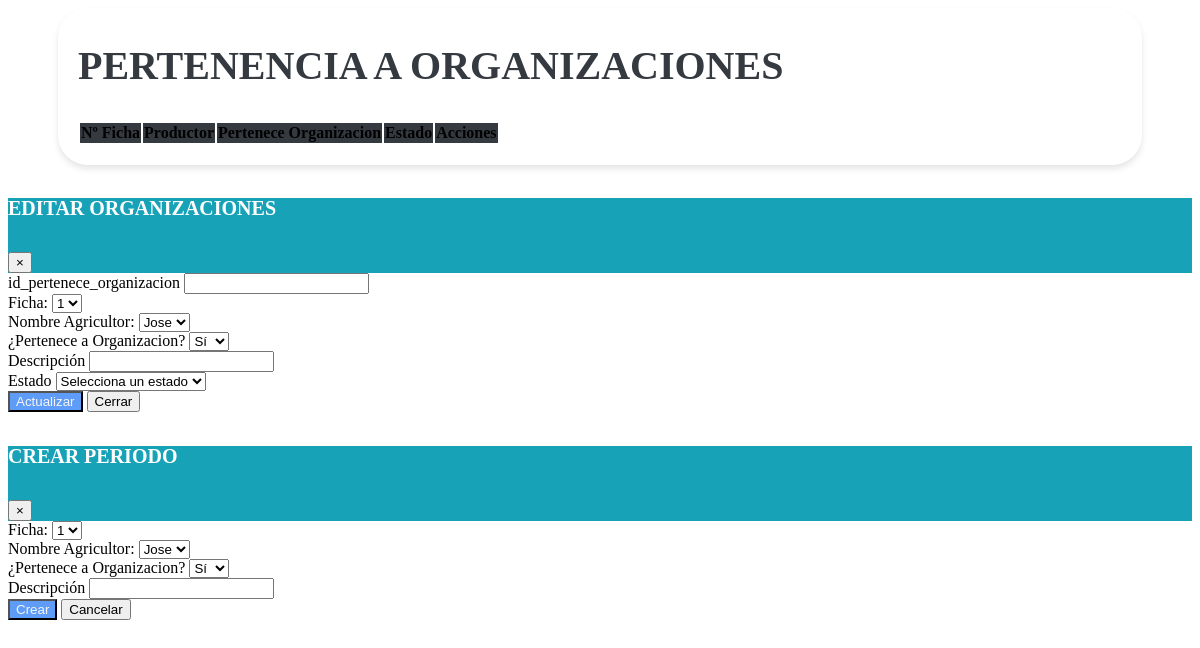
/vistas/Mantenimiento_Base_Organizaciones_Productor.php, run on an earlier commit of the app's database.
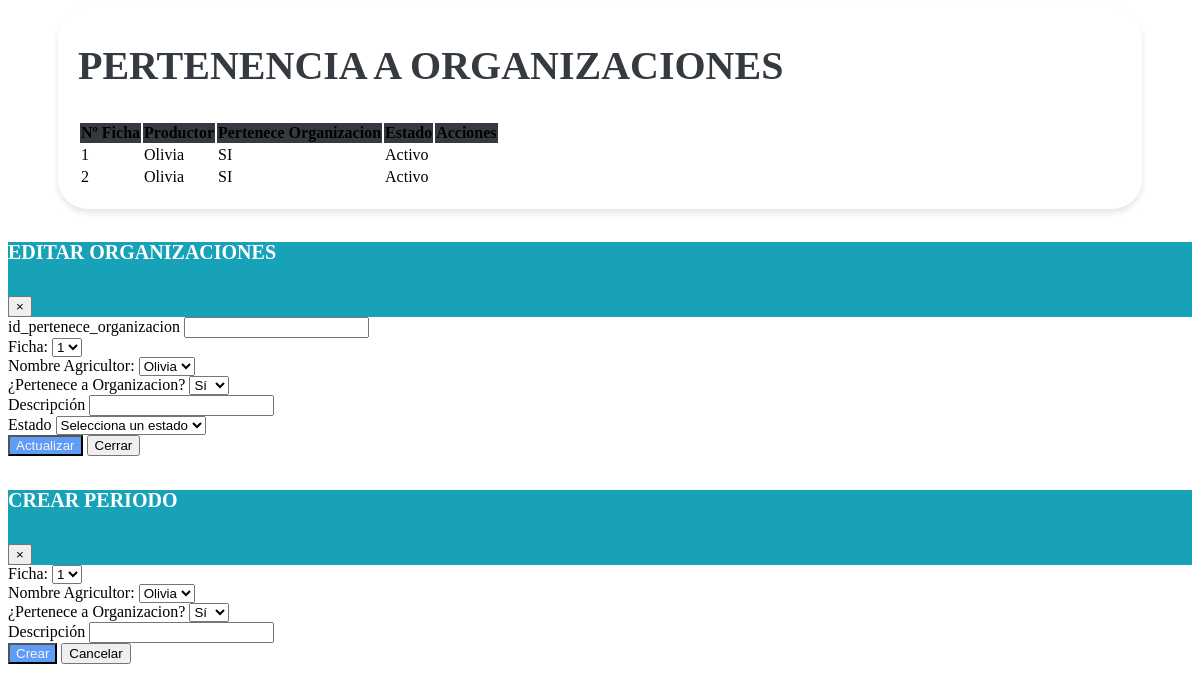
And on a later commit of the database.
### tables this page shows
CREATE TABLE `tbl_base_organizacion` (
  `id_pertenece_organizacion` bigint(20) NOT NULL,
  `id_ficha` bigint(20) NOT NULL,
  `id_productor` bigint(20) DEFAULT NULL,
  `pertenece_a_organizacion` enum('S','N') DEFAULT NULL,
  `descripcion` text DEFAULT NULL,
  `creado_por` varchar(50) DEFAULT NULL,
  `fecha_creacion` timestamp NULL DEFAULT current_timestamp(),
  `modificado_por` varchar(50) DEFAULT NULL,
  `fecha_modificacion` timestamp NULL DEFAULT current_timestamp() ON UPDATE current_timestamp(),
  `estado` enum('A','I') DEFAULT 'A'
);

CREATE TABLE `fichas` (
  `id_ficha` bigint(20) NOT NULL DEFAULT 0,
  `fecha_solicitud` date DEFAULT NULL,
  `anio_solicitud` int(11) DEFAULT NULL,
  `descripcion` varchar(255) DEFAULT NULL,
  `creado_por` varchar(50) DEFAULT NULL,
  `fecha_creacion` timestamp NOT NULL DEFAULT current_timestamp(),
  `modificado_por` varchar(50) DEFAULT NULL,
  `fecha_modificacion` timestamp NOT NULL DEFAULT current_timestamp() ON UPDATE current_timestamp(),
  `estado` enum('A','I') DEFAULT NULL,
  `fecha_entrevista` date DEFAULT NULL,
  `nombre_encuentrador` varchar(50) DEFAULT NULL,
  `firma_productor` varchar(100) DEFAULT NULL,
  `nombre_encuestador` varchar(50) DEFAULT NULL,
  `firma_encuestador` varchar(100) DEFAULT NULL,
  `nombre_supervisor` varchar(50) DEFAULT NULL,
  `firma_supervisor` varchar(100) DEFAULT NULL
);

CREATE TABLE `tbl_productor` (
  `id_ficha` varchar(50) DEFAULT NULL,
  `id_productor` bigint(20) NOT NULL,
  `primer_nombre` varchar(255) DEFAULT NULL,
  `segundo_nombre` varchar(255) DEFAULT NULL,
  `primer_apellido` varchar(255) DEFAULT NULL,
  `segundo_apellido` varchar(255) DEFAULT NULL,
  `identificacion` bigint(20) DEFAULT NULL,
  `fecha_nacimiento` date DEFAULT NULL,
  `genero` varchar(10) DEFAULT NULL,
  `estado_civil` varchar(20) DEFAULT NULL,
  `nivel_escolaridad` varchar(50) DEFAULT NULL,
  `ultimo_grado_escolar_aprobado` varchar(50) DEFAULT NULL,
  `telefono_1` int(11) DEFAULT NULL,
  `telefono_2` int(11) DEFAULT NULL,
  `telefono_3` int(11) DEFAULT NULL,
  `email_1` varchar(255) DEFAULT NULL,
  `email_2` varchar(255) DEFAULT NULL,
  `email_3` varchar(255) DEFAULT NULL,
  `descripcion` text DEFAULT NULL,
  `creado_por` varchar(25) DEFAULT NULL,
  `fecha_creacion` timestamp NOT NULL DEFAULT current_timestamp() ON UPDATE current_timestamp(),
  `modificado_por` varchar(25) DEFAULT NULL,
  `fecha_modificacion` timestamp NOT NULL DEFAULT current_timestamp(),
  `estado` enum('A','I') DEFAULT NULL
);

### vistas/Mantenimiento_Base_Organizaciones_Productor.php (the view, shortened to what the changed rows need)
<link href="https://cdn.jsdelivr.net/npm/bootstrap-icons@1.10.0/font/bootstrap-icons.css" rel="stylesheet">
<link rel="stylesheet" href="assets/css/estilos.css">
    <link rel="stylesheet" href="https://cdn.datatables.net/1.10.20/css/dataTables.bootstrap4.min.css">
<div class="containertable">
    <div class="d-flex justify-content-between align-items-end mb-4">
        <div>
            <h1 class="poppins-font mb-2">PERTENENCIA A ORGANIZACIONES</h1>
            <br>
        </div>
    </div>
    <div class="table-responsive">
    <table id="tablax" class="table table-hover">
            <thead class="table-dark text-center" style="background-color: #343A40;">
                <tr>
                    <th scope="col">Nº Ficha</th>
                    <th scope="col">Productor</th>
                    <th scope="col">Pertenece Organizacion</th>
                    <th scope="col">Estado</th>
                    <th scope="col">Acciones</th>
                </tr>
            </thead>
            <tbody class="text-center">
                <?php
                include "../php/conexion_be.php";
                $sql = $conexion->query("SELECT
                BO.*,
                F.id_ficha,
                P.primer_nombre
            FROM
            tbl_base_organizacion BO
            INNER JOIN fichas F ON BO.Id_Ficha = F.id_ficha
            INNER JOIN tbl_productor P ON BO.Id_Productor = P.id_productor;
            ");
                while ($datos = $sql->fetch_object()) { ?>
                    <tr>
                        <td><?= $datos->id_ficha ?></td>
                        <td><?= $datos->primer_nombre ?></td>
                        <td><?php
                            if ($datos->pertenece_a_organizacion == "S") {
                                echo '<span class="badge bg-success">SI</span>';
                            } else {
                                echo '<span class="badge bg-danger">NO</span>';
                            }
                            ?>
                        </td>
                        <td><?php
                            if ($datos->estado == "A") {
                                echo '<span class="badge bg-success">Activo</span>';
                            } else {
                                echo '<span class="badge bg-danger">Inactivo</span>';
                            }
                            ?></td>
                        <td>
                        </td>
                    </tr>
                <?php }
                ?>
            </tbody>
        </table>
    </div>
</div>
<div class="modal fade" id="modalEditar" tabindex="-1" role="dialog" aria-labelledby="exampleModalLabel" aria-hidden="true">
    <div class="modal-dialog" role="document">
        <div class="modal-content">
            <div class="modal-body">
                <form id="formularioEditar" method="POST" action="#">
                    <div class="row">
                        <div class="col">
                            <div class="form-group">
                                <label for="id_productor">Nombre Agricultor:</label>
                                <select class="form-control" id="id_productor" name="id_productor" readonly>
                                    <?php
                                    include '../php/conexion_be.php';
                                    $sql = "SELECT id_productor , primer_nombre FROM tbl_productor";
                                    $result = mysqli_query($conexion, $sql);
                                    if (mysqli_num_rows($result) > 0) {
                                        while ($row = mysqli_fetch_assoc($result)) {
                                            echo '<option value="' . $row["id_productor"] . '">' . $row["primer_nombre"] . '</option>';
                                        }
                                    } else {
                                        echo '<option value="">No hay aldeas disponibles</option>';
                                    }
                                    ?>
                                </select>
                            </div>
                        </div>
                    </div>
                </form>
            </div>
        </div>
    </div>
</div>
<div class="modal fade" id="modalForm" tabindex="-1" role="dialog" aria-labelledby="exampleModalLabel" aria-hidden="true">
    <div class="modal-dialog">
        <div class="modal-content" role="document">
            <div class="modal-body">
                <form action="modelos/agregar_pertenece_organizacion.php" method="POST">
                    <div class="row">
                        <div class="col">
                            <div class="form-group">
                                <label for="id_productor">Nombre Agricultor:</label>
                                <select class="form-control" id="id_productor" name="id_productor" required>
                                    <?php
                                    include '../php/conexion_be.php';
                                    $sql = "SELECT id_productor , primer_nombre FROM tbl_productor";
                                    $result = mysqli_query($conexion, $sql);
                                    if (mysqli_num_rows($result) > 0) {
                                        while ($row = mysqli_fetch_assoc($result)) {
                                            echo '<option value="' . $row["id_productor"] . '">' . $row["primer_nombre"] . '</option>';
                                        }
                                    } else {
                                        echo '<option value="">No hay aldeas disponibles</option>';
                                    }
                                    ?>
                                </select>
                            </div>
                        </div>
                    </div>
                </form>
            </div>
        </div>
    </div>
</div>

What changed in the data, as far as the page shows it:
added tbl_base_organizacion: id_ficha.id_ficha "1", id_productor.primer_nombre "Olivia", pertenece_a_organizacion "SI", estado "Activo"
added tbl_base_organizacion: id_ficha.id_ficha "2", id_productor.primer_nombre "Olivia", pertenece_a_organizacion "SI", estado "Activo"
Also different on the page:
form field id_productor: "Jose" → "Olivia"
